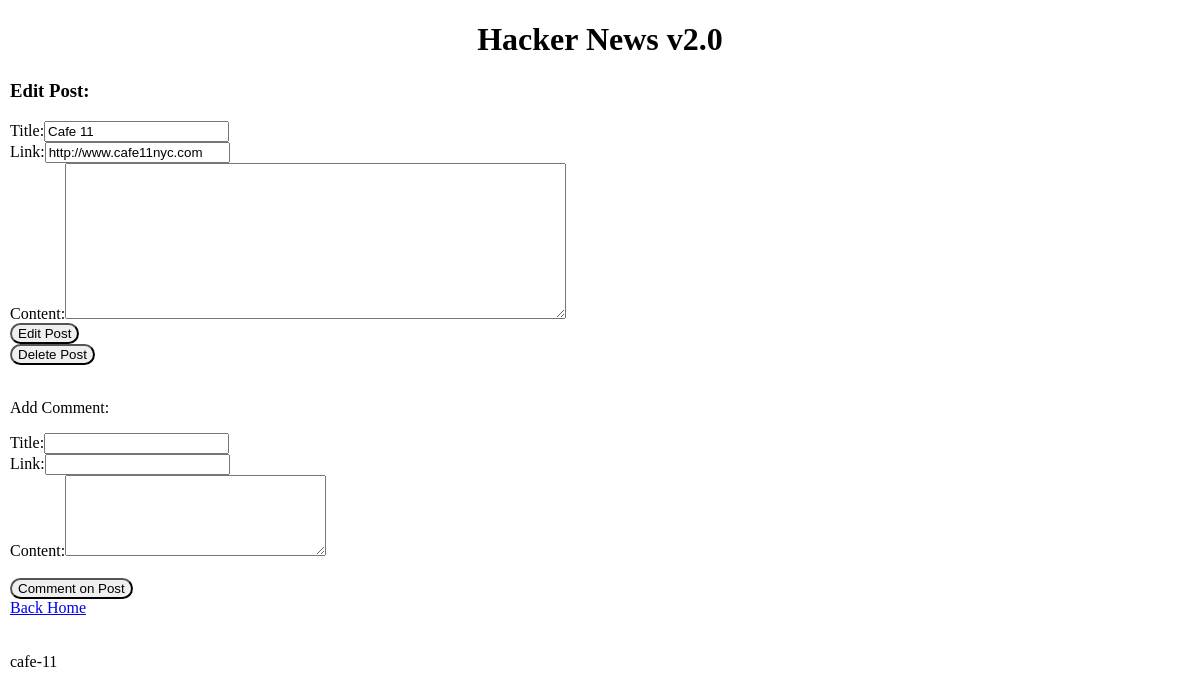
/news/edit/cafe-11, run on the app's committed database.
### news/models.py (models this page shows, shortened)
class Post(models.Model):
    title = models.CharField(max_length=40)
    link = models.URLField(max_length=120, null = True, default = None)
    content = models.CharField(max_length=4000)
    slug = models.SlugField(max_length=40)
    created_at = models.DateTimeField(editable=False)
    updated_at = models.DateTimeField()
    show = models.BooleanField(default=True)
    votes = models.IntegerField(default=0)
    user = models.ForeignKey(User, default = 1) # adds a FK

### news/views.py (the view, shortened to what this page needs)
# urls.py: url(r'^edit/(?P<post_slug>[A-Za-z0-9\-\_]+)$', views.Edit_Post.as_view(), name="edit"),
class Edit_Post(View):
    template = "edit.html"
    def get(self, request, post_slug=None):
        post = Post.objects.get(slug=post_slug)
        form = PostForm(instance=post)
        comment_form = CommentForm()
        context = {
            "post": post,
            "EditForm": form,
            "CommentForm": comment_form}
        return render(request, self.template, context)

### news/forms.py
class PostForm(forms.ModelForm):
    class Meta:
        model = Post
        fields = [
            "title",
            "link",
            "content",
        ]
        widgets = {
            "content": Textarea(attrs={"cols": 60, "rows": 10}),
        }

class CommentForm(forms.ModelForm):
    class Meta:
        model = Comment
        fields = [
            "title",
            "link",
            "content",
        ]
        widgets = {
            "content": Textarea(attrs={"cols": 30, "rows": 5})
        }

### templates/edit.html (shortened to what this page needs)
{% extends "base.html" %}
{% block content %}
    <h3>Edit Post:</h3>
    <form action="{% url 'news:edit' post_slug=post.slug %}" method="POST">
        {% for field in EditForm %}
            <div class="{%if field.errors %}error{%endif%}">
                {{field.label_tag}}{{ field }}
            </div>
        {% endfor %}
        <input type="submit" class="button" value="Edit Post"/>
    </form>
    <form action="{% url 'news:delete' post_slug=post.slug %}" method ="POST">
        <input type="submit" class="button" id= "delete" value="Delete Post" />
    </form>
    <br>
    <p>Add Comment:</p>
    <form action="{% url 'news:comment' post_slug=post.slug %}" method="POST" id="comment_form">
        {% for field in CommentForm %}
            <div class="{%if field.errors %}error{%endif%}">
                {{field.label_tag}}{{ field }}
            </div>
        {% endfor %}
        <br>
        <input type="submit" id ="comment" class="button" value="Comment on Post"/>
    </form>
    <a href="/news"> Back Home</a>
    <br><br><br>
<div id="post_slug_thing">{{ post.slug }} </div>
{% endblock content %}

### static/style.css (style rules this page uses)
body { margin: 10px; }
.button { border-radius: 100px; }

### data on the page
Post: EditForm "Cafe 11" "http://www.cafe11nyc.com", slug "cafe-11"

### other printed values
{{ field.label_tag }} "Title:" "Link:" "Content:"
